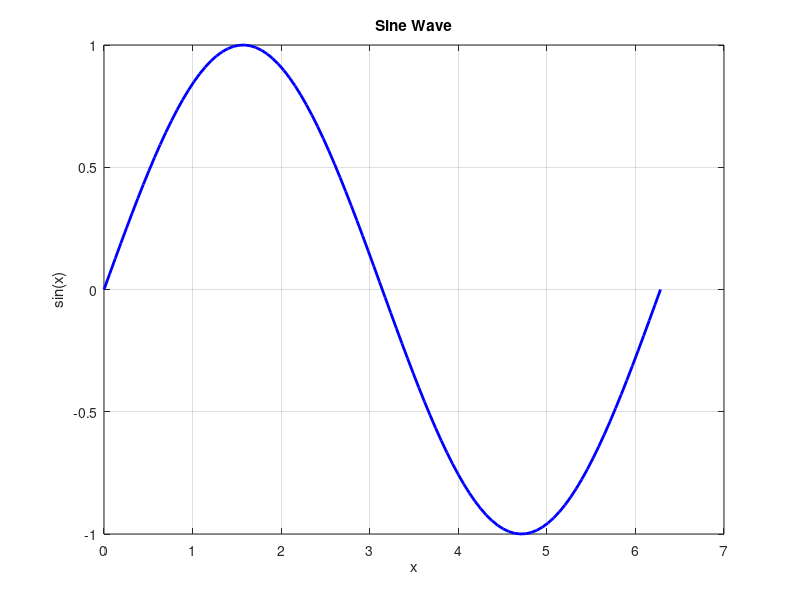

Write the MATLAB code that produced this figure.
% Generate x values from 0 to 2*pi
x = linspace(0, 2*pi, 100);

% Calculate y values (sine of x)
y = sin(x);

% Create the plot
figure;
plot(x, y, 'b-', 'LineWidth', 2);

% Add labels and title
xlabel('x');
ylabel('sin(x)');
title('Sine Wave');

% Add grid
grid on;
